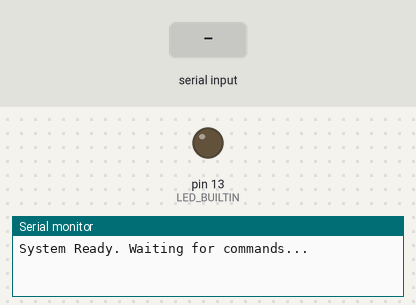
Simulated run of this sketch. Board: Arduino Uno, built with avr-gcc and run on an emulated ATmega328P. On the bench: output pins drawn as LEDs (lit = HIGH), the last lines printed to the serial monitor. Inputs (shaded band) come from the test bench.

Above: at 1.2 s.
1.3 s: "LED_ON\n" received over Serial
At 2.5 s:
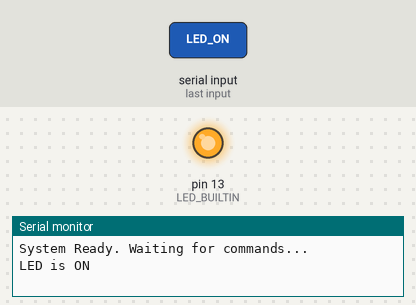
2.8 s: "LED_OFF\n" received over Serial
At 3.9 s:
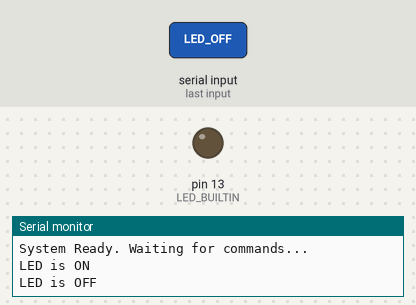
Timing chart, 0 to 5.8 s (numbered marks = the images above; inputs shaded):
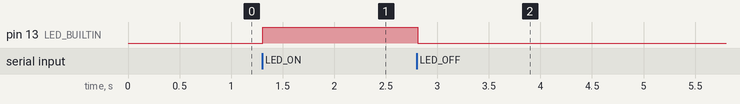

The sketch:

serial_command.ino
```cpp
int blinkCounter = 0;

void setup() {
  Serial.begin(9600);
  pinMode(LED_BUILTIN, OUTPUT);
  Serial.println("System Ready. Waiting for commands...");
}


void loop() {
  if (Serial.available() > 0) {
    String command = Serial.readStringUntil('\n');
    command.trim();

    if (command == "LED_ON") {
      digitalWrite(LED_BUILTIN, HIGH);
      Serial.println("LED is ON");
    } else if (command == "LED_OFF") {
      digitalWrite(LED_BUILTIN, LOW);
      Serial.println("LED is OFF");
    } else if (command.startsWith("BLINK_")) {
      int count = command.substring(6).toInt();
      if (count >= 1 && count <= 9) {
        for (int i = 0; i < count; i++) {
          digitalWrite(LED_BUILTIN, HIGH); delay(500);
          digitalWrite(LED_BUILTIN, LOW); delay(500);
        }
        blinkCounter += count;
        Serial.print("Blinked "); Serial.print(count); Serial.println(" times");
      }
    } else if (command == "STATUS") {
      Serial.print("Total Blinks: "); Serial.println(blinkCounter);
      Serial.print("Current LED: "); Serial.println(digitalRead(LED_BUILTIN) ? "ON" : "OFF");
    }

    else if (command == "RESET") {
      blinkCounter = 0;
      Serial.println("Blink counter reset to 0");
    } else {
      Serial.println("ERROR: Unknown command");
    }
  }
}
```

Measured:
- after the input at 1.3 s, pin 13 (LED_BUILTIN): LOW → HIGH at once
- after the input at 2.8 s, pin 13 (LED_BUILTIN): HIGH → LOW at once
